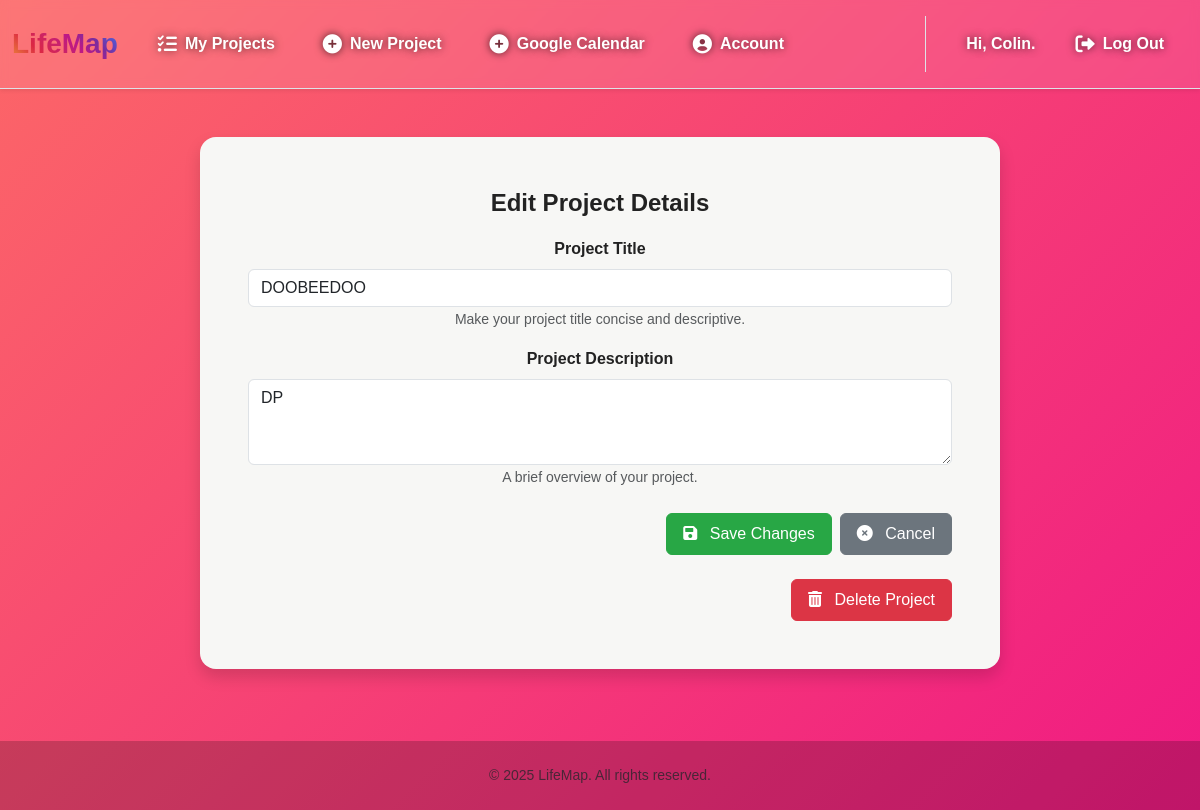
The app's page /projects/23/edit (signed in) with its own data.
### tables this page shows
CREATE TABLE users (
    user_id INTEGER PRIMARY KEY AUTOINCREMENT,
    username TEXT NOT NULL UNIQUE,
    email TEXT UNIQUE,
    password_hash TEXT NOT NULL
, google_token TEXT);

CREATE TABLE projects (
    project_id INTEGER PRIMARY KEY AUTOINCREMENT,
    user_id INTEGER NOT NULL,
    name TEXT NOT NULL,
    description TEXT,
    start_date TEXT,
    end_date TEXT,
    FOREIGN KEY (user_id) REFERENCES users (user_id)
);

### app.py (the view, shortened to what this page needs)
@app.route("/projects/<int:project_id>/edit", methods=["GET", "POST"])
@login_required
def edit_project(project_id):
    user_id = session["user_id"]
    conn = get_db()
    cursor = conn.cursor()
    if request.method == "GET":
        cursor.execute(
            """SELECT name, description FROM projects WHERE user_id = ? AND project_id = ?""",
            (user_id,
             project_id))
        project = cursor.fetchone()
        if project is None:
            return error_page(
                "Project not found or you don't have permission to edit.", 404)
        return render_template(
            "editProject.html",
            current_project=dict(project),
            project_id=project_id,
            username=get_username(user_id))

### app.py (called while the page is built)
@app.after_request
def after_request(response):
    response.headers["Cache-Control"] = "no-cache, no-store, must-revalidate"
    response.headers["Expires"] = 0
    response.headers["Pragma"] = "no-cache"
    return response

### help.py (called while the page is built)
def get_db():
    if 'lifemap_db' not in g:
        g.lifemap_db = sqlite3.connect("LifeMap.db")
        g.lifemap_db.row_factory = sqlite3.Row
    return g.lifemap_db

def login_required(f):
    @wraps(f)
    def decorated_function(*args, **kwargs):
        if session.get("user_id") is None:
            return redirect("/login")
        return f(*args, **kwargs)
    return decorated_function

def get_username(user_id):
    conn = get_db()
    cursor = conn.cursor()
    cursor.execute("""SELECT username FROM users WHERE user_id = ?""", (user_id,))
    username_row = cursor.fetchone()
    return username_row[0] if username_row else None

### templates/editProject.html (shortened to what this page needs)
{% extends "layout.html" %}
{% block username %}
    <div class="username fs-6 fw-bold">Hi, {{username}}.</div>
{% endblock %}
{% block main %}
    <div class="mb-4 shadow rounded-4 p-5 mx-auto" style="background-color: #f7f7f5 !important; max-width: 800px; width: 100%;">
        <form id="editProjectForm" method="POST" action="/projects/{{ project_id }}/edit">
            <div class="mb-3">
                <div class="fs-4 fw-bold mb-3">
                    <label id="edit_project_label">Edit Project Details</label>
                </div>
                <div class="mb-3">
                    <label for="projectTitle" class="form-label fw-semibold">Project Title</label>
                    <input type="text" class="form-control" id="projectTitle" name="projectTitle" value="{{ current_project['name'] }}" required placeholder="Enter new project title">
                    <small class="form-text text-muted">Make your project title concise and descriptive.</small>
                </div>
                <div class="mb-3">
                    <label for="projectDescription" class="form-label fw-semibold">Project Description</label>
                    <textarea class="form-control" id="projectDescription" name="projectDescription" rows="3" placeholder="Enter new project description">{{ current_project['description'] }}</textarea>
                    <small class="form-text text-muted">A brief overview of your project.</small>
                </div>
            </div>
            <div class="d-flex justify-content-end gap-2 mt-4">
                <button type="submit" class="btn btn-success">
                    <i class="fa-solid fa-save me-2"></i> Save Changes
                </button>
                <button type="button" class="btn btn-secondary" id="cancelEdit">
                    <i class="fa-solid fa-times-circle me-2"></i> Cancel
                </button>
            </div>
        </form>
        <form id="deleteProjectForm" method="POST" action="/projects/{{ project_id }}/delete" class="mt-4">
            <div class="d-flex justify-content-end">
                <button type="button" class="btn btn-danger" id="deleteProjectBtn">
                    <i class="fa-solid fa-trash-alt me-2"></i> Delete Project
                </button>
            </div>
        </form>
    </div>
{% endblock %}

### static/css/layout2.css (style rules this page uses)
body { font-family: 'Poppins', sans-serif; background: linear-gradient(-45deg, #6a11cb, #2575fc, #ec008c, #fc6767); background-size: 400% 400%; animation: gradientBG 25s ease infinite; color: #222; display: flex; flex-direction: column; min-height: 100vh; }
.username { text-shadow: 0px 0px 8px rgba(0, 0, 0, 0.7); }

### templates/editProject.html (style rules this page uses)
.btn { border-radius: 0.375rem; font-weight: 500; transition: all 0.2s ease-in-out; padding: 0.5rem 1rem; }
.btn-success { background-color: #28a745; border-color: #28a745; color: white; }
.btn-secondary { background-color: #6c757d; border-color: #6c757d; color: white; }
.btn-danger { background-color: #dc3545; border-color: #dc3545; color: white; }

### records on screen
users: username "Colin"
projects: projectTitle "DOOBEEDOO", projectDescription "DP"
